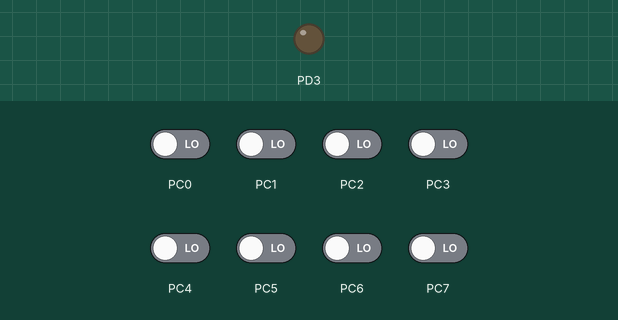
Simulated run of this program. Board: ATmega328P, built with avr-gcc and emulated at 16 MHz. Parts: output pins drawn as LEDs (lit = HIGH). Inputs (shaded band) come from the test bench; at power-on: PC0–7 LOW.

Above: at 1.2 s.
1.3 s: PC0 driven HIGH
At 1.6 s:
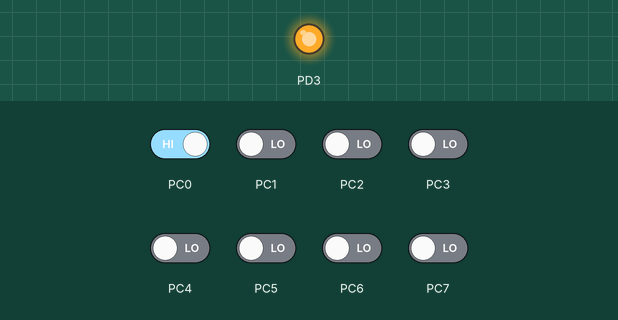
2.8 s: PC0 driven LOW
At 3.9 s:
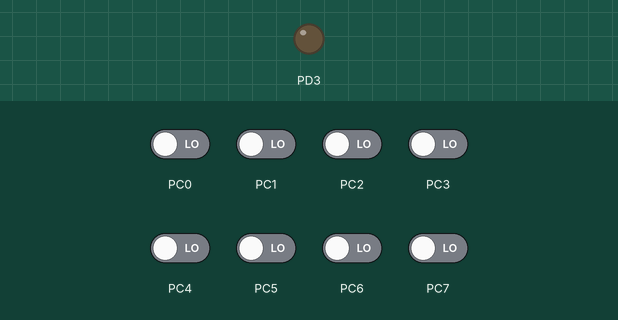
Timing chart, 0 to 5.8 s (numbered marks = the images above; inputs shaded):
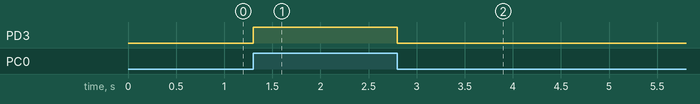

Measured:
- after the input at 1.3 s, PD3: LOW → HIGH at once
- after the input at 2.8 s, PD3: HIGH → LOW at once

The program:

main.c
```c
/*
 * BLINK_LED_PD3_PULLDOWN.c
 *
 * Created: 10-09-2025 12:22:42
 * Author : Anagha
 * To blink an LED connected at PD3 through a switch with a pull down circuit.
 */

#define F_CPU 16000000UL        // Define CPU frequency as 16 MHz
#include <avr/io.h>
#include <util/delay.h>

int main(void)
{
	DDRD = 0b00001000;          // Set PD3 as output
	DDRC = 0b00000000;          // Set PORTC pins as input

	while (1)
	{
		if (PINC == 0b00000001) // Check if PINC equals 00000001 ie; PINC0 is HIGH
		{
			PORTD = 0b00001000; // Set PD3 high,turn ON LED
		}
		else
		{
			PORTD = 0b00000000; // Clear PD3,turn OFF LED
		}
	}
}
```
